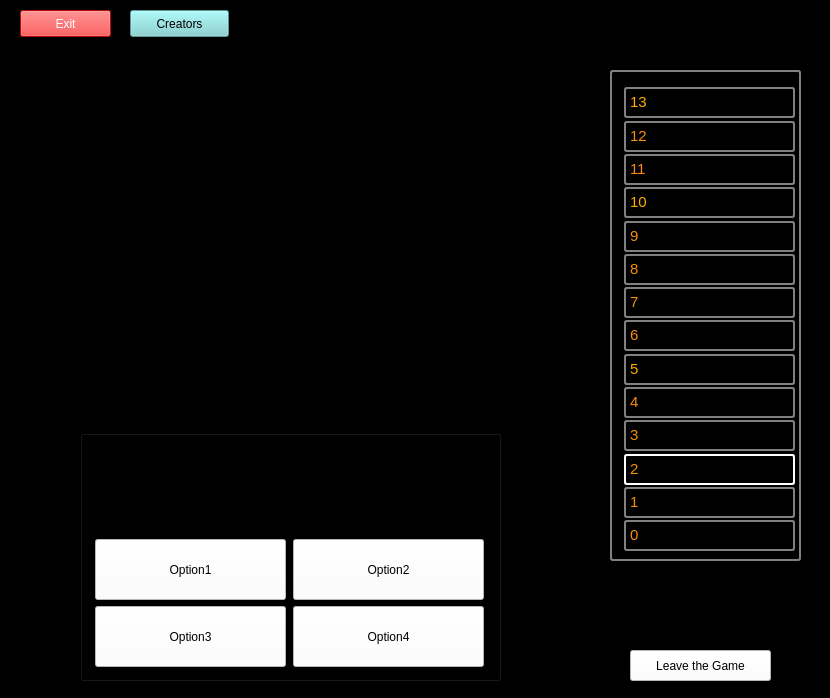
<?xml version="1.0" encoding="UTF-8"?>
<ui version="4.0">
 <class>ExamTest</class>
 <widget class="QMainWindow" name="ExamTest">
  <property name="geometry">
   <rect>
    <x>0</x>
    <y>0</y>
    <width>830</width>
    <height>698</height>
   </rect>
  </property>
  <property name="minimumSize">
   <size>
    <width>830</width>
    <height>698</height>
   </size>
  </property>
  <property name="maximumSize">
   <size>
    <width>830</width>
    <height>698</height>
   </size>
  </property>
  <property name="windowTitle">
   <string>QTC++ Test</string>
  </property>
  <property name="styleSheet">
   <string notr="true">background-color:black;</string>
  </property>
  <widget class="QWidget" name="centralWidget">
   <widget class="QGraphicsView" name="QTApplogo">
    <property name="geometry">
     <rect>
      <x>90</x>
      <y>50</y>
      <width>391</width>
      <height>321</height>
     </rect>
    </property>
    <property name="styleSheet">
     <string notr="true">border-image:url(:/resource/resource/CPP icon.jpg) 100% ;
border-color:rgb(0, 0, 0)</string>
    </property>
   </widget>
   <widget class="QGroupBox" name="pointstablegroup">
    <property name="geometry">
     <rect>
      <x>610</x>
      <y>70</y>
      <width>191</width>
      <height>491</height>
     </rect>
    </property>
    <property name="minimumSize">
     <size>
      <width>191</width>
      <height>491</height>
     </size>
    </property>
    <property name="maximumSize">
     <size>
      <width>191</width>
      <height>491</height>
     </size>
    </property>
    <property name="styleSheet">
     <string notr="true">color:#f78d10;
background-color:#000000;
border-image:url(:/resource/resource/box.png);
border: 2px solid gray; 
border-radius: 3px; 
</string>
    </property>
    <layout class="QVBoxLayout" name="verticalLayout">
     <item>
      <widget class="QTextBrowser" name="tb13">
       <property name="minimumSize">
        <size>
         <width>171</width>
         <height>31</height>
        </size>
       </property>
       <property name="maximumSize">
        <size>
         <width>171</width>
         <height>31</height>
        </size>
       </property>
       <property name="html">
        <string>&lt;!DOCTYPE HTML PUBLIC &quot;-//W3C//DTD HTML 4.0//EN&quot; &quot;http://www.w3.org/TR/REC-html40/strict.dtd&quot;&gt;
&lt;html&gt;&lt;head&gt;&lt;meta name=&quot;qrichtext&quot; content=&quot;1&quot; /&gt;&lt;meta charset=&quot;utf-8&quot; /&gt;&lt;style type=&quot;text/css&quot;&gt;
p, li { white-space: pre-wrap; }
&lt;/style&gt;&lt;/head&gt;&lt;body style=&quot; font-family:'Segoe UI'; font-size:9pt; font-weight:400; font-style:normal;&quot;&gt;
&lt;p style=&quot; margin-top:0px; margin-bottom:0px; margin-left:0px; margin-right:0px; -qt-block-indent:0; text-indent:0px;&quot;&gt;&lt;span style=&quot; font-family:'Ubuntu'; font-size:11pt; color:#ffaa00;&quot;&gt;13&lt;/span&gt;&lt;/p&gt;&lt;/body&gt;&lt;/html&gt;</string>
       </property>
      </widget>
     </item>
     <item>
      <widget class="QTextBrowser" name="tb12">
       <property name="minimumSize">
        <size>
         <width>171</width>
         <height>31</height>
        </size>
       </property>
       <property name="maximumSize">
        <size>
         <width>171</width>
         <height>31</height>
        </size>
       </property>
       <property name="html">
        <string>&lt;!DOCTYPE HTML PUBLIC &quot;-//W3C//DTD HTML 4.0//EN&quot; &quot;http://www.w3.org/TR/REC-html40/strict.dtd&quot;&gt;
&lt;html&gt;&lt;head&gt;&lt;meta name=&quot;qrichtext&quot; content=&quot;1&quot; /&gt;&lt;meta charset=&quot;utf-8&quot; /&gt;&lt;style type=&quot;text/css&quot;&gt;
p, li { white-space: pre-wrap; }
&lt;/style&gt;&lt;/head&gt;&lt;body style=&quot; font-family:'Segoe UI'; font-size:9pt; font-weight:400; font-style:normal;&quot;&gt;
&lt;p style=&quot; margin-top:0px; margin-bottom:0px; margin-left:0px; margin-right:0px; -qt-block-indent:0; text-indent:0px;&quot;&gt;&lt;span style=&quot; font-family:'Ubuntu'; font-size:11pt;&quot;&gt;12&lt;/span&gt;&lt;/p&gt;&lt;/body&gt;&lt;/html&gt;</string>
       </property>
      </widget>
     </item>
     <item>
      <widget class="QTextBrowser" name="tb11">
       <property name="minimumSize">
        <size>
         <width>171</width>
         <height>31</height>
        </size>
       </property>
       <property name="maximumSize">
        <size>
         <width>171</width>
         <height>31</height>
        </size>
       </property>
       <property name="html">
        <string>&lt;!DOCTYPE HTML PUBLIC &quot;-//W3C//DTD HTML 4.0//EN&quot; &quot;http://www.w3.org/TR/REC-html40/strict.dtd&quot;&gt;
&lt;html&gt;&lt;head&gt;&lt;meta name=&quot;qrichtext&quot; content=&quot;1&quot; /&gt;&lt;meta charset=&quot;utf-8&quot; /&gt;&lt;style type=&quot;text/css&quot;&gt;
p, li { white-space: pre-wrap; }
&lt;/style&gt;&lt;/head&gt;&lt;body style=&quot; font-family:'Segoe UI'; font-size:9pt; font-weight:400; font-style:normal;&quot;&gt;
&lt;p style=&quot; margin-top:0px; margin-bottom:0px; margin-left:0px; margin-right:0px; -qt-block-indent:0; text-indent:0px;&quot;&gt;&lt;span style=&quot; font-family:'Ubuntu'; font-size:11pt;&quot;&gt;11&lt;/span&gt;&lt;/p&gt;&lt;/body&gt;&lt;/html&gt;</string>
       </property>
      </widget>
     </item>
     <item>
      <widget class="QTextBrowser" name="tb10">
       <property name="minimumSize">
        <size>
         <width>171</width>
         <height>31</height>
        </size>
       </property>
       <property name="maximumSize">
        <size>
         <width>171</width>
         <height>31</height>
        </size>
       </property>
       <property name="html">
        <string>&lt;!DOCTYPE HTML PUBLIC &quot;-//W3C//DTD HTML 4.0//EN&quot; &quot;http://www.w3.org/TR/REC-html40/strict.dtd&quot;&gt;
&lt;html&gt;&lt;head&gt;&lt;meta name=&quot;qrichtext&quot; content=&quot;1&quot; /&gt;&lt;meta charset=&quot;utf-8&quot; /&gt;&lt;style type=&quot;text/css&quot;&gt;
p, li { white-space: pre-wrap; }
&lt;/style&gt;&lt;/head&gt;&lt;body style=&quot; font-family:'Segoe UI'; font-size:9pt; font-weight:400; font-style:normal;&quot;&gt;
&lt;p style=&quot; margin-top:0px; margin-bottom:0px; margin-left:0px; margin-right:0px; -qt-block-indent:0; text-indent:0px;&quot;&gt;&lt;span style=&quot; font-family:'Ubuntu'; font-size:11pt; color:#ffaa00;&quot;&gt;10&lt;/span&gt;&lt;/p&gt;&lt;/body&gt;&lt;/html&gt;</string>
       </property>
      </widget>
     </item>
     <item>
      <widget class="QTextBrowser" name="tb9">
       <property name="minimumSize">
        <size>
         <width>171</width>
         <height>31</height>
        </size>
       </property>
       <property name="maximumSize">
        <size>
         <width>171</width>
         <height>31</height>
        </size>
       </property>
       <property name="html">
        <string>&lt;!DOCTYPE HTML PUBLIC &quot;-//W3C//DTD HTML 4.0//EN&quot; &quot;http://www.w3.org/TR/REC-html40/strict.dtd&quot;&gt;
&lt;html&gt;&lt;head&gt;&lt;meta name=&quot;qrichtext&quot; content=&quot;1&quot; /&gt;&lt;meta charset=&quot;utf-8&quot; /&gt;&lt;style type=&quot;text/css&quot;&gt;
p, li { white-space: pre-wrap; }
&lt;/style&gt;&lt;/head&gt;&lt;body style=&quot; font-family:'Segoe UI'; font-size:9pt; font-weight:400; font-style:normal;&quot;&gt;
&lt;p style=&quot; margin-top:0px; margin-bottom:0px; margin-left:0px; margin-right:0px; -qt-block-indent:0; text-indent:0px;&quot;&gt;&lt;span style=&quot; font-family:'Ubuntu'; font-size:11pt;&quot;&gt;9&lt;/span&gt;&lt;/p&gt;&lt;/body&gt;&lt;/html&gt;</string>
       </property>
      </widget>
     </item>
     <item>
      <widget class="QTextBrowser" name="tb8">
       <property name="minimumSize">
        <size>
         <width>171</width>
         <height>31</height>
        </size>
       </property>
       <property name="maximumSize">
        <size>
         <width>171</width>
         <height>31</height>
        </size>
       </property>
       <property name="html">
        <string>&lt;!DOCTYPE HTML PUBLIC &quot;-//W3C//DTD HTML 4.0//EN&quot; &quot;http://www.w3.org/TR/REC-html40/strict.dtd&quot;&gt;
&lt;html&gt;&lt;head&gt;&lt;meta name=&quot;qrichtext&quot; content=&quot;1&quot; /&gt;&lt;meta charset=&quot;utf-8&quot; /&gt;&lt;style type=&quot;text/css&quot;&gt;
p, li { white-space: pre-wrap; }
&lt;/style&gt;&lt;/head&gt;&lt;body style=&quot; font-family:'Segoe UI'; font-size:9pt; font-weight:400; font-style:normal;&quot;&gt;
&lt;p style=&quot; margin-top:0px; margin-bottom:0px; margin-left:0px; margin-right:0px; -qt-block-indent:0; text-indent:0px;&quot;&gt;&lt;span style=&quot; font-family:'Ubuntu'; font-size:11pt;&quot;&gt;8&lt;/span&gt;&lt;/p&gt;&lt;/body&gt;&lt;/html&gt;</string>
       </property>
      </widget>
     </item>
     <item>
      <widget class="QTextBrowser" name="tb7">
       <property name="minimumSize">
        <size>
         <width>171</width>
         <height>31</height>
        </size>
       </property>
       <property name="maximumSize">
        <size>
         <width>171</width>
         <height>31</height>
        </size>
       </property>
       <property name="html">
        <string>&lt;!DOCTYPE HTML PUBLIC &quot;-//W3C//DTD HTML 4.0//EN&quot; &quot;http://www.w3.org/TR/REC-html40/strict.dtd&quot;&gt;
&lt;html&gt;&lt;head&gt;&lt;meta name=&quot;qrichtext&quot; content=&quot;1&quot; /&gt;&lt;meta charset=&quot;utf-8&quot; /&gt;&lt;style type=&quot;text/css&quot;&gt;
p, li { white-space: pre-wrap; }
&lt;/style&gt;&lt;/head&gt;&lt;body style=&quot; font-family:'Segoe UI'; font-size:9pt; font-weight:400; font-style:normal;&quot;&gt;
&lt;p style=&quot; margin-top:0px; margin-bottom:0px; margin-left:0px; margin-right:0px; -qt-block-indent:0; text-indent:0px;&quot;&gt;&lt;span style=&quot; font-family:'Ubuntu'; font-size:11pt;&quot;&gt;7&lt;/span&gt;&lt;/p&gt;&lt;/body&gt;&lt;/html&gt;</string>
       </property>
      </widget>
     </item>
     <item>
      <widget class="QTextBrowser" name="tb6">
       <property name="minimumSize">
        <size>
         <width>171</width>
         <height>31</height>
        </size>
       </property>
       <property name="maximumSize">
        <size>
         <width>171</width>
         <height>31</height>
        </size>
       </property>
       <property name="html">
        <string>&lt;!DOCTYPE HTML PUBLIC &quot;-//W3C//DTD HTML 4.0//EN&quot; &quot;http://www.w3.org/TR/REC-html40/strict.dtd&quot;&gt;
&lt;html&gt;&lt;head&gt;&lt;meta name=&quot;qrichtext&quot; content=&quot;1&quot; /&gt;&lt;meta charset=&quot;utf-8&quot; /&gt;&lt;style type=&quot;text/css&quot;&gt;
p, li { white-space: pre-wrap; }
&lt;/style&gt;&lt;/head&gt;&lt;body style=&quot; font-family:'Segoe UI'; font-size:9pt; font-weight:400; font-style:normal;&quot;&gt;
&lt;p style=&quot; margin-top:0px; margin-bottom:0px; margin-left:0px; margin-right:0px; -qt-block-indent:0; text-indent:0px;&quot;&gt;&lt;span style=&quot; font-family:'Ubuntu'; font-size:11pt;&quot;&gt;6&lt;/span&gt;&lt;/p&gt;&lt;/body&gt;&lt;/html&gt;</string>
       </property>
      </widget>
     </item>
     <item>
      <widget class="QTextBrowser" name="tb5">
       <property name="minimumSize">
        <size>
         <width>171</width>
         <height>31</height>
        </size>
       </property>
       <property name="maximumSize">
        <size>
         <width>171</width>
         <height>31</height>
        </size>
       </property>
       <property name="html">
        <string>&lt;!DOCTYPE HTML PUBLIC &quot;-//W3C//DTD HTML 4.0//EN&quot; &quot;http://www.w3.org/TR/REC-html40/strict.dtd&quot;&gt;
&lt;html&gt;&lt;head&gt;&lt;meta name=&quot;qrichtext&quot; content=&quot;1&quot; /&gt;&lt;meta charset=&quot;utf-8&quot; /&gt;&lt;style type=&quot;text/css&quot;&gt;
p, li { white-space: pre-wrap; }
&lt;/style&gt;&lt;/head&gt;&lt;body style=&quot; font-family:'Segoe UI'; font-size:9pt; font-weight:400; font-style:normal;&quot;&gt;
&lt;p style=&quot; margin-top:0px; margin-bottom:0px; margin-left:0px; margin-right:0px; -qt-block-indent:0; text-indent:0px;&quot;&gt;&lt;span style=&quot; font-family:'Ubuntu'; font-size:11pt; color:#ffaa00;&quot;&gt;5&lt;/span&gt;&lt;/p&gt;&lt;/body&gt;&lt;/html&gt;</string>
       </property>
      </widget>
     </item>
     <item>
      <widget class="QTextBrowser" name="tb4">
       <property name="minimumSize">
        <size>
         <width>171</width>
         <height>31</height>
        </size>
       </property>
       <property name="maximumSize">
        <size>
         <width>171</width>
         <height>31</height>
        </size>
       </property>
       <property name="html">
        <string>&lt;!DOCTYPE HTML PUBLIC &quot;-//W3C//DTD HTML 4.0//EN&quot; &quot;http://www.w3.org/TR/REC-html40/strict.dtd&quot;&gt;
&lt;html&gt;&lt;head&gt;&lt;meta name=&quot;qrichtext&quot; content=&quot;1&quot; /&gt;&lt;meta charset=&quot;utf-8&quot; /&gt;&lt;style type=&quot;text/css&quot;&gt;
p, li { white-space: pre-wrap; }
&lt;/style&gt;&lt;/head&gt;&lt;body style=&quot; font-family:'Segoe UI'; font-size:9pt; font-weight:400; font-style:normal;&quot;&gt;
&lt;p style=&quot; margin-top:0px; margin-bottom:0px; margin-left:0px; margin-right:0px; -qt-block-indent:0; text-indent:0px;&quot;&gt;&lt;span style=&quot; font-family:'Ubuntu'; font-size:11pt;&quot;&gt;4&lt;/span&gt;&lt;/p&gt;&lt;/body&gt;&lt;/html&gt;</string>
       </property>
      </widget>
     </item>
     <item>
      <widget class="QTextBrowser" name="tb3">
       <property name="minimumSize">
        <size>
         <width>171</width>
         <height>31</height>
        </size>
       </property>
       <property name="maximumSize">
        <size>
         <width>171</width>
         <height>31</height>
        </size>
       </property>
       <property name="html">
        <string>&lt;!DOCTYPE HTML PUBLIC &quot;-//W3C//DTD HTML 4.0//EN&quot; &quot;http://www.w3.org/TR/REC-html40/strict.dtd&quot;&gt;
&lt;html&gt;&lt;head&gt;&lt;meta name=&quot;qrichtext&quot; content=&quot;1&quot; /&gt;&lt;meta charset=&quot;utf-8&quot; /&gt;&lt;style type=&quot;text/css&quot;&gt;
p, li { white-space: pre-wrap; }
&lt;/style&gt;&lt;/head&gt;&lt;body style=&quot; font-family:'Segoe UI'; font-size:9pt; font-weight:400; font-style:normal;&quot;&gt;
&lt;p style=&quot; margin-top:0px; margin-bottom:0px; margin-left:0px; margin-right:0px; -qt-block-indent:0; text-indent:0px;&quot;&gt;&lt;span style=&quot; font-family:'Ubuntu'; font-size:11pt;&quot;&gt;3&lt;/span&gt;&lt;/p&gt;&lt;/body&gt;&lt;/html&gt;</string>
       </property>
      </widget>
     </item>
     <item>
      <widget class="QTextBrowser" name="tb2">
       <property name="minimumSize">
        <size>
         <width>171</width>
         <height>31</height>
        </size>
       </property>
       <property name="maximumSize">
        <size>
         <width>171</width>
         <height>31</height>
        </size>
       </property>
       <property name="styleSheet">
        <string notr="true">border-color:#ffffff</string>
       </property>
       <property name="html">
        <string>&lt;!DOCTYPE HTML PUBLIC &quot;-//W3C//DTD HTML 4.0//EN&quot; &quot;http://www.w3.org/TR/REC-html40/strict.dtd&quot;&gt;
&lt;html&gt;&lt;head&gt;&lt;meta name=&quot;qrichtext&quot; content=&quot;1&quot; /&gt;&lt;meta charset=&quot;utf-8&quot; /&gt;&lt;style type=&quot;text/css&quot;&gt;
p, li { white-space: pre-wrap; }
&lt;/style&gt;&lt;/head&gt;&lt;body style=&quot; font-family:'Segoe UI'; font-size:9pt; font-weight:400; font-style:normal;&quot;&gt;
&lt;p style=&quot; margin-top:0px; margin-bottom:0px; margin-left:0px; margin-right:0px; -qt-block-indent:0; text-indent:0px;&quot;&gt;&lt;span style=&quot; font-family:'Ubuntu'; font-size:11pt;&quot;&gt;2&lt;/span&gt;&lt;/p&gt;&lt;/body&gt;&lt;/html&gt;</string>
       </property>
      </widget>
     </item>
     <item>
      <widget class="QTextBrowser" name="tb1">
       <property name="minimumSize">
        <size>
         <width>171</width>
         <height>31</height>
        </size>
       </property>
       <property name="maximumSize">
        <size>
         <width>171</width>
         <height>31</height>
        </size>
       </property>
       <property name="styleSheet">
        <string notr="true"/>
       </property>
       <property name="html">
        <string>&lt;!DOCTYPE HTML PUBLIC &quot;-//W3C//DTD HTML 4.0//EN&quot; &quot;http://www.w3.org/TR/REC-html40/strict.dtd&quot;&gt;
&lt;html&gt;&lt;head&gt;&lt;meta name=&quot;qrichtext&quot; content=&quot;1&quot; /&gt;&lt;meta charset=&quot;utf-8&quot; /&gt;&lt;style type=&quot;text/css&quot;&gt;
p, li { white-space: pre-wrap; }
&lt;/style&gt;&lt;/head&gt;&lt;body style=&quot; font-family:'Segoe UI'; font-size:9pt; font-weight:400; font-style:normal;&quot;&gt;
&lt;p style=&quot; margin-top:0px; margin-bottom:0px; margin-left:0px; margin-right:0px; -qt-block-indent:0; text-indent:0px;&quot;&gt;&lt;span style=&quot; font-family:'Ubuntu'; font-size:11pt;&quot;&gt;1&lt;/span&gt;&lt;/p&gt;&lt;/body&gt;&lt;/html&gt;</string>
       </property>
      </widget>
     </item>
     <item>
      <widget class="QTextBrowser" name="tb0">
       <property name="minimumSize">
        <size>
         <width>171</width>
         <height>31</height>
        </size>
       </property>
       <property name="maximumSize">
        <size>
         <width>171</width>
         <height>31</height>
        </size>
       </property>
       <property name="styleSheet">
        <string notr="true"/>
       </property>
       <property name="html">
        <string>&lt;!DOCTYPE HTML PUBLIC &quot;-//W3C//DTD HTML 4.0//EN&quot; &quot;http://www.w3.org/TR/REC-html40/strict.dtd&quot;&gt;
&lt;html&gt;&lt;head&gt;&lt;meta name=&quot;qrichtext&quot; content=&quot;1&quot; /&gt;&lt;meta charset=&quot;utf-8&quot; /&gt;&lt;style type=&quot;text/css&quot;&gt;
p, li { white-space: pre-wrap; }
&lt;/style&gt;&lt;/head&gt;&lt;body style=&quot; font-family:'Segoe UI'; font-size:9pt; font-weight:400; font-style:normal;&quot;&gt;
&lt;p style=&quot; margin-top:0px; margin-bottom:0px; margin-left:0px; margin-right:0px; -qt-block-indent:0; text-indent:0px;&quot;&gt;&lt;span style=&quot; font-family:'Ubuntu'; font-size:11pt;&quot;&gt;0&lt;/span&gt;&lt;/p&gt;&lt;/body&gt;&lt;/html&gt;</string>
       </property>
      </widget>
     </item>
    </layout>
   </widget>
   <widget class="QPushButton" name="quitthegame">
    <property name="geometry">
     <rect>
      <x>630</x>
      <y>650</y>
      <width>141</width>
      <height>31</height>
     </rect>
    </property>
    <property name="styleSheet">
     <string notr="true">color:rgb(0, 0, 0);
background-color:rgb(255, 255, 255)</string>
    </property>
    <property name="text">
     <string>Leave the Game</string>
    </property>
   </widget>
   <widget class="QGraphicsView" name="separator">
    <property name="geometry">
     <rect>
      <x>570</x>
      <y>0</y>
      <width>16</width>
      <height>721</height>
     </rect>
    </property>
    <property name="styleSheet">
     <string notr="true">border-image:url(:/resource/resource/separator.png);</string>
    </property>
   </widget>
   <widget class="QGroupBox" name="QuestionGroup">
    <property name="geometry">
     <rect>
      <x>80</x>
      <y>430</y>
      <width>421</width>
      <height>251</height>
     </rect>
    </property>
    <property name="styleSheet">
     <string notr="true">background-color:black;</string>
    </property>
    <layout class="QGridLayout" name="gridLayout">
     <item row="1" column="1">
      <widget class="QPushButton" name="option2">
       <property name="minimumSize">
        <size>
         <width>191</width>
         <height>61</height>
        </size>
       </property>
       <property name="maximumSize">
        <size>
         <width>191</width>
         <height>61</height>
        </size>
       </property>
       <property name="styleSheet">
        <string notr="true">background-color:white;</string>
       </property>
       <property name="text">
        <string>Option2</string>
       </property>
      </widget>
     </item>
     <item row="2" column="1">
      <widget class="QPushButton" name="option4">
       <property name="minimumSize">
        <size>
         <width>191</width>
         <height>61</height>
        </size>
       </property>
       <property name="maximumSize">
        <size>
         <width>191</width>
         <height>61</height>
        </size>
       </property>
       <property name="styleSheet">
        <string notr="true">background-color:white;</string>
       </property>
       <property name="text">
        <string>Option4</string>
       </property>
      </widget>
     </item>
     <item row="2" column="0">
      <widget class="QPushButton" name="option3">
       <property name="minimumSize">
        <size>
         <width>191</width>
         <height>61</height>
        </size>
       </property>
       <property name="maximumSize">
        <size>
         <width>191</width>
         <height>61</height>
        </size>
       </property>
       <property name="styleSheet">
        <string notr="true">background-color:white;</string>
       </property>
       <property name="text">
        <string>Option3</string>
       </property>
      </widget>
     </item>
     <item row="1" column="0">
      <widget class="QPushButton" name="option1">
       <property name="minimumSize">
        <size>
         <width>191</width>
         <height>61</height>
        </size>
       </property>
       <property name="maximumSize">
        <size>
         <width>191</width>
         <height>61</height>
        </size>
       </property>
       <property name="styleSheet">
        <string notr="true">background-color:white;</string>
       </property>
       <property name="text">
        <string>Option1</string>
       </property>
      </widget>
     </item>
     <item row="0" column="0" colspan="2">
      <widget class="QTextBrowser" name="QuestionBox">
       <property name="styleSheet">
        <string notr="true">
color:white;</string>
       </property>
       <property name="html">
        <string>&lt;!DOCTYPE HTML PUBLIC &quot;-//W3C//DTD HTML 4.0//EN&quot; &quot;http://www.w3.org/TR/REC-html40/strict.dtd&quot;&gt;
&lt;html&gt;&lt;head&gt;&lt;meta name=&quot;qrichtext&quot; content=&quot;1&quot; /&gt;&lt;meta charset=&quot;utf-8&quot; /&gt;&lt;style type=&quot;text/css&quot;&gt;
p, li { white-space: pre-wrap; }
&lt;/style&gt;&lt;/head&gt;&lt;body style=&quot; font-family:'Segoe UI'; font-size:9pt; font-weight:400; font-style:normal;&quot;&gt;
&lt;p align=&quot;center&quot; style=&quot;-qt-paragraph-type:empty; margin-top:0px; margin-bottom:0px; margin-left:0px; margin-right:0px; -qt-block-indent:0; text-indent:0px; font-family:'Ubuntu'; font-size:11pt;&quot;&gt;&lt;br /&gt;&lt;/p&gt;&lt;/body&gt;&lt;/html&gt;</string>
       </property>
      </widget>
     </item>
    </layout>
   </widget>
   <widget class="QPushButton" name="Exit">
    <property name="geometry">
     <rect>
      <x>20</x>
      <y>10</y>
      <width>91</width>
      <height>27</height>
     </rect>
    </property>
    <property name="styleSheet">
     <string notr="true">color:white;
background-color:rgb(255, 17, 17);</string>
    </property>
    <property name="text">
     <string>Exit</string>
    </property>
   </widget>
   <widget class="QPushButton" name="gamebeginbutton">
    <property name="geometry">
     <rect>
      <x>200</x>
      <y>450</y>
      <width>171</width>
      <height>51</height>
     </rect>
    </property>
    <property name="styleSheet">
     <string notr="true">
color:black;
background-color:rgb(235, 235, 235);</string>
    </property>
    <property name="text">
     <string>Let the Game Begin</string>
    </property>
   </widget>
   <widget class="QLabel" name="credit_4">
    <property name="geometry">
     <rect>
      <x>170</x>
      <y>690</y>
      <width>176</width>
      <height>29</height>
     </rect>
    </property>
    <property name="text">
     <string>Prasanna - 1RV11CS082</string>
    </property>
   </widget>
   <widget class="QPushButton" name="pushButton">
    <property name="geometry">
     <rect>
      <x>130</x>
      <y>10</y>
      <width>99</width>
      <height>27</height>
     </rect>
    </property>
    <property name="styleSheet">
     <string notr="true">color:black;
background-color:rgb(125, 209, 209)</string>
    </property>
    <property name="text">
     <string>Creators</string>
    </property>
   </widget>
   <widget class="QFrame" name="credits">
    <property name="geometry">
     <rect>
      <x>180</x>
      <y>530</y>
      <width>201</width>
      <height>131</height>
     </rect>
    </property>
    <property name="styleSheet">
     <string notr="true">color:white;</string>
    </property>
    <layout class="QVBoxLayout" name="verticalLayout_3">
     <item>
      <widget class="QLabel" name="credit">
       <property name="text">
        <string>&lt;html&gt;&lt;head/&gt;&lt;body&gt;&lt;p align=&quot;center&quot;&gt;&lt;span style=&quot; text-decoration: underline; color:#a3a3a3;&quot;&gt;You have only 1 try&lt;/span&gt;&lt;/p&gt;&lt;/body&gt;&lt;/html&gt;</string>
       </property>
      </widget>
     </item>
     <item>
      <widget class="QLabel" name="credit_8">
       <property name="text">
        <string>&lt;html&gt;&lt;head/&gt;&lt;body&gt;&lt;p align=&quot;center&quot;&gt;Choose carefully&lt;/p&gt;&lt;/body&gt;&lt;/html&gt;</string>
       </property>
      </widget>
     </item>
    </layout>
   </widget>
   <zorder>credits</zorder>
   <zorder>gamebeginbutton</zorder>
   <zorder>QTApplogo</zorder>
   <zorder>pointstablegroup</zorder>
   <zorder>quitthegame</zorder>
   <zorder>separator</zorder>
   <zorder>Exit</zorder>
   <zorder>credit_4</zorder>
   <zorder>pushButton</zorder>
   <zorder>QuestionGroup</zorder>
  </widget>
 </widget>
 <layoutdefault spacing="6" margin="11"/>
 <resources/>
 <connections/>
</ui>
